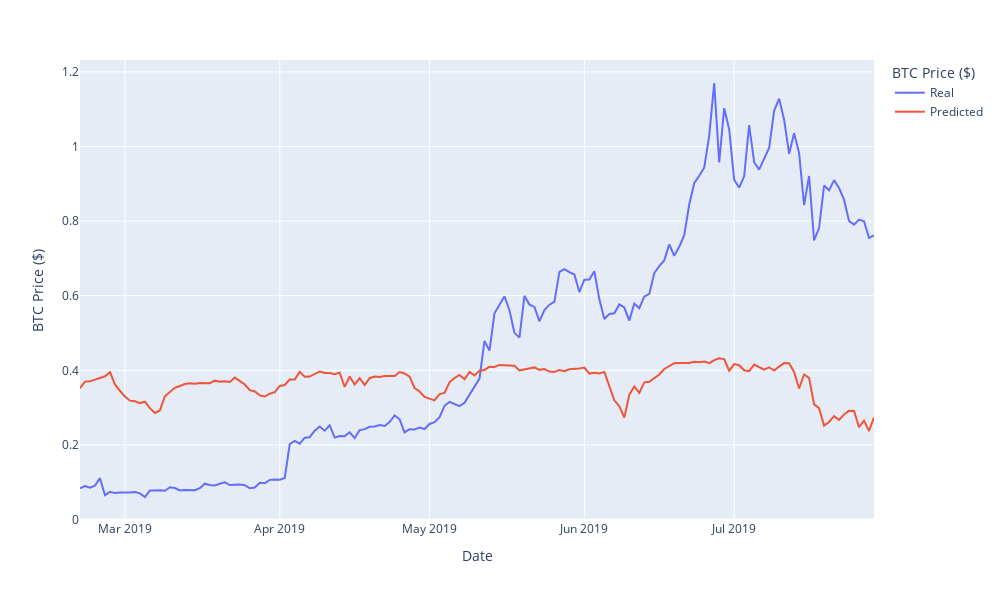

The notebook cell saved with this chart:
### Code cell
# Plot the real vs predicted values as a line chart
px.line(
    stocks, 
    width=1000, 
    height=600, 
    labels=dict(
        index='Date', 
        value='BTC Price ($)', 
        variable='BTC Price ($)'
    )
)

### Figure 1 — Plotly figure (JSON) as saved in the notebook; plotly's stock layout.template omitted (floating-point values rounded to 4 significant figures; data arrays with more than 128 entries replaced by an {"elided": "..."} marker saying what was removed)
{"data": [{"hovertemplate": "BTC Price ($)=%{y}<br>Date=%{x}<extra></extra>", "legendgroup": "Real", "line": {"color": "#636efa", "dash": "solid"}, "marker": {"symbol": "circle"}, "mode": "lines", "name": "Real", "orientation": "v", "showlegend": true, "type": "scatter", "x": {"elided": "160 str values"}, "xaxis": "x", "y": {"elided": "160 float values"}, "yaxis": "y"}, {"hovertemplate": "BTC Price ($)=%{y}<br>Date=%{x}<extra></extra>", "legendgroup": "Predicted", "line": {"color": "#EF553B", "dash": "solid"}, "marker": {"symbol": "circle"}, "mode": "lines", "name": "Predicted", "orientation": "v", "showlegend": true, "type": "scatter", "x": {"elided": "160 str values"}, "xaxis": "x", "y": {"elided": "160 float values"}, "yaxis": "y"}], "layout": {"height": 600, "legend": {"title": {"text": "BTC Price ($)"}, "tracegroupgap": 0}, "margin": {"t": 60}, "width": 1000, "xaxis": {"anchor": "y", "domain": [0, 1], "title": {"text": "Date"}}, "yaxis": {"anchor": "x", "domain": [0, 1], "title": {"text": "BTC Price ($)"}}}}
